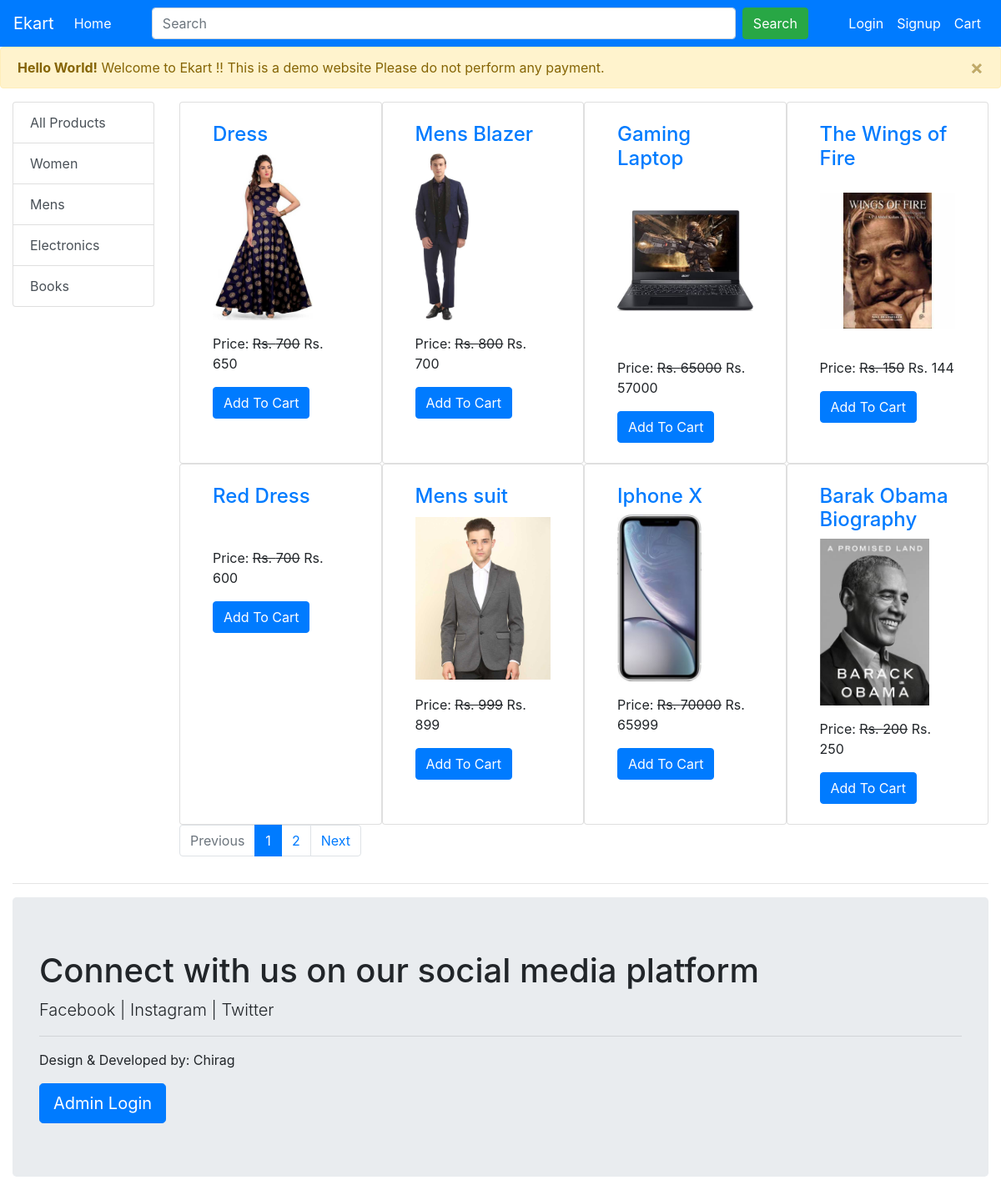
The page / on the database its author committed.
### ecomapp/models.py (models this page shows, shortened)
class Category(models.Model):
    title = models.CharField(max_length=200)
    slug = models.SlugField(unique=True)

class Product(models.Model):
    title = models.CharField(max_length=200)
    slug = models.SlugField(unique=True)
    category = models.ForeignKey(Category, on_delete=models.CASCADE)
    image = models.ImageField(upload_to="products")
    marked_price = models.PositiveIntegerField()
    selling_price = models.PositiveIntegerField()
    description = models.TextField()
    warranty = models.CharField(max_length=300, null=True, blank=True)
    return_policy = models.CharField(max_length=300, null=True, blank=True)
    view_count = models.PositiveIntegerField(default=0)

### ecomapp/views.py (the view)
# urls.py: path("", HomeView.as_view(), name="home"),
class HomeView(EcomMixin, TemplateView):
    template_name = "index.html"
    def get_context_data(self, **kwargs):
        context = super().get_context_data(**kwargs)
        categories = Category.objects.all()
        url_id = self.request.GET.get('category')
        if url_id:
            products = Product.objects.filter(category = url_id)
        else:
            products = Product.objects.all()
        paginator = Paginator(products, 8)
        page_number = self.request.GET.get('page')
        product_list = paginator.get_page(page_number)
        context= {'product_list' : product_list,
                'categories': categories
                  }
        return context

### ecomapp/views.py (called while the page is built)
    def dispatch(self, request, *args, **kwargs):
        cart_id = request.session.get("cart_id")
        if cart_id:
            cart_obj = Cart.objects.get(id=cart_id)
            if request.user.is_authenticated and request.user.customer:
                cart_obj.customer = request.user.customer
                cart_obj.save()
        return super().dispatch(request, *args, **kwargs)

### templates/index.html (shortened to what this page needs)
{% extends 'base.html' %}
{%block content%}
<div class="alert alert-warning alert-dismissible fade show" role="alert">
  <strong>Hello World!</strong> Welcome to Ekart !! This is a demo website Please do not perform any payment.
  <button type="button" class="close" data-dismiss="alert" aria-label="Close">
    <span aria-hidden="true">&times;</span>
  </button>
</div>
<div class="container-fluid mt-3">
	<div class="row">
        <div class="col-lg-2 mx-auto">
            <div class="list-group">
                <a href="/" class="list-group-item list-group-item-action">All Products</a>
                {% for cat in categories %}
                <a href="/?category={{cat.id}}"
                   class="list-group-item list-group-item-action">{{cat.title}}</a>
                {% endfor %}
            </div>
        </div>
		<div class="col-lg-10 mx-auto">
			<div class="row mx-auto">
				{% for p in product_list %}
				<div class="col-md-3 card">
            <div class="m-4">
                <h4><a href="{% url 'ecomapp:productdetail' p.slug %}">{{p.title}}</a></h4>
                <img src="{{p.image.url}}" alt="" class="img-fluid" style="height: 200px; object-fit: contain;">
                <p class="mt-3">Price: <strike>Rs. {{p.marked_price}}</strike> Rs. {{p.selling_price}}</p>
                <a href="{% url 'ecomapp:addtocart' p.id %}" class="btn btn-primary">Add To Cart</a>
            </div>
        </div>
        {% endfor %}
            </div>
    <nav aria-label="...">
        <ul class="pagination">
            {% if product_list.has_previous %}
            <li class="page-item">
                <a class="page-link" href="?page={{ product_list.previous_page_number }}">Previous</a>
              </li>
            {% else %}
            <li class="page-item disabled">
                <a class="page-link" href="#" tabindex="-1" aria-disabled="true">Previous</a>
            </li>
            {% endif %}
            {% for i in product_list.paginator.page_range %}
            {% if i == product_list.number %}
            <li class="page-item active"><a class="page-link">{{i}}</a></li>
            {% else %}
            <li class="page-item"><a class="page-link" href="?page={{i}}">{{i}}</a></li>
            {% endif %}
            {% endfor %}
            {% if product_list.has_next %}
            <li class="page-item">
                <a class="page-link" href="?page={{ product_list.next_page_number }}">Next</a>
            </li>
            {% else %}
            <li class="page-item disabled">
                <a class="page-link" href="#" tabindex="-1" aria-disabled="true">Next</a>
            </li>
            {% endif %}
        </ul>
      </nav>
        </div>
    </div>
<hr>
<div class="jumbotron">
    <div class="row">
        <div class="col-lg-12 mx-auto">
  <h1 class="display-12">Connect with us on our social media platform</h1>
  <p class="lead">Facebook | Instagram | Twitter </p>
  <hr class="my-12">
  <p>Design & Developed by: Chirag</p>
  <a class="btn btn-primary btn-lg" href="{%url 'ecomapp:adminlogin' %}" role="button">Admin Login</a>
</div>
    </div>
</div>
{% endblock %}

### templates/base.html (shortened to what this page needs)
<!DOCTYPE html>
<html lang="en">
<head>
    <link rel="stylesheet" href="https://stackpath.bootstrapcdn.com/bootstrap/4.5.2/css/bootstrap.min.css">
</head>
<body>
    <nav class="navbar navbar-expand-lg navbar-dark bg-primary">
        <a class="navbar-brand" href="{% url 'ecomapp:home' %}">Ekart</a>
        <div class="collapse navbar-collapse" id="navbarSupportedContent">
            <ul class="navbar-nav mr-auto">
            <li class="nav-item active">
                <a class="nav-link" href="{% url 'ecomapp:home' %}">Home <span class="sr-only">(current)</span></a>
            </li>
            </ul>
            <ul class="navbar-nav mx-auto">
                <form class="form-inline"  action="{% url 'ecomapp:search' %}" method="GET">
                <input name="keyword" class="form-control mr-sm-2" type="search" placeholder="Search" aria-label="Search" required>
                <button class="btn btn-success my-2 my-sm-0" type="submit">Search</button>
                </form>
                </ul>
            <ul class="navbar-nav ml-auto">
             {% if request.user.customer %}
                <li class="nav-item active">
                <a class="nav-link " href="{% url 'ecomapp:customerprofile' %}">My Account</a>
            </li>
                <li class="nav-item active">
                <a class="nav-link " href="{% url 'ecomapp:customerlogout' %}">Logout</a>
            </li>
                {% else %}
                 <li class="nav-item active">
                <a class="nav-link " href="{% url 'ecomapp:customerlogin' %}">Login</a>
            </li>
                <li class="nav-item active">
                <a class="nav-link " href="{% url 'ecomapp:customerregistration' %}">Signup</a>
                {% endif %}
                </li>
                <li class="nav-item active">
                <a class="nav-link " href="{% url 'ecomapp:mycart' %}">Cart </a>
            </li>
            </ul>
        </div>
        </nav>
    {% block content %}
    {% endblock %}
</body>
</html>

### templates/base.html (style rules this page uses)
input.form-control { width: 700px!important; }

### rows shown on the page
Category: title "Women"
Category: title "Mens"
Category: title "Electronics"
Category: title "Books"
Product: title "Dress", image (picture), marked_price "700", selling_price "650"
Product: title "Mens Blazer", image (picture), marked_price "800", selling_price "700"
Product: title "Gaming Laptop", image (picture), marked_price "65000", selling_price "57000"
Product: title "The Wings of Fire", image (picture), marked_price "150", selling_price "144"
Product: title "Red Dress", marked_price "700", selling_price "600"
Product: title "Mens suit", image (picture), marked_price "999", selling_price "899"
Product: title "Iphone X", image (picture), marked_price "70000", selling_price "65999"
Product: title "Barak Obama Biography", image (picture), marked_price "200", selling_price "250"

### other values the page prints
{{ i }} "1"
{{ i }} "2"
